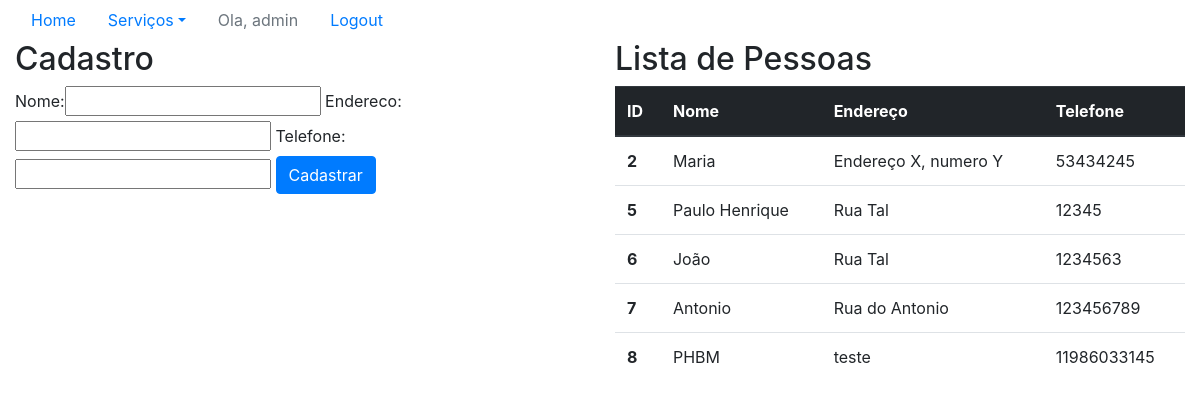
Screenshot of /sistema/pessoas/ (signed in) with the database file from the repository.
### core/models.py (models this page shows, shortened)
class Pessoa(models.Model):
    nome = models.CharField(max_length=100)
    endereco = models.CharField(max_length=200)
    telefone = models.CharField(max_length=20)

### core/views.py (the view)
# urls.py: path('pessoas/', lista_pessoas,
@login_required
def lista_pessoas(request):
    pessoas = Pessoa.objects.all
    form = PessoaForm()
    data = {'pessoas': pessoas, 'form': form}
    return render(request, 'core/lista_pessoas.html', data)

### core/form.py
class PessoaForm(ModelForm):
    class Meta:
        model = Pessoa
        fields = '__all__'

### core/templates/core/lista_pessoas.html (shortened to what this page needs)
<!DOCTYPE html>
{% extends 'base.html' %}
{% load bootstrap %}
{% block menu %}
<ul class="nav nav-pills">
    <li class="nav-item">
        <a class="nav-link" href="{% url 'core_home' %}">Home</a>
    </li>
    <li class="nav-item dropdown">
        <a class="nav-link dropdown-toggle" data-toggle="dropdown" href="#" role="button" aria-haspopup="true" aria-expanded="false">Serviços</a>
    </li>
    {% if user.is_authenticated %}
        <li class="nav-item">
            <a class="nav-link disabled" href="#">Ola, {{ user }}</a>
        </li>
        <li class="nav-item">
            <a class="nav-link" href="{% url 'logout' %}">Logout</a>
        </li>
    {% else %}
        <li class="nav-item">
            <a class="nav-link" href="{% url 'login' %}">Login</a>
        </li>
    {% endif %}
</ul>
{% endblock %}
{% block main %}
    <div class="row">
        <div class="col-sm-6">
        <h2>Cadastro</h2>
            <form action="{% url 'core_pessoa_novo' %}" method="POST">
                {{ form|bootstrap }}
                <button type="submit" class="btn btn-primary">Cadastrar</button>
            </form>
        </div>
        <div class="col-sm-6">
        <h2>Lista de Pessoas</h2>
            <table class="table">
                <thead class="thead-dark">
                  <tr>
                    <th scope="col">ID</th>
                    <th scope="col">Nome</th>
                    <th scope="col">Endereço</th>
                    <th scope="col">Telefone</th>
                  </tr>
                </thead>
                <tbody>
                    {% for pessoa in pessoas %}
                    <tr>
                    <th scope="row">{{ pessoa.id }}</th>
                    <td>{{ pessoa.nome }}</td>
                    <td>{{ pessoa.endereco }}</td>
                    <td>{{ pessoa.telefone }}</td>
                    </tr>
                    {% endfor %}
                </tbody>
            </table>
        </div>
    </div>
{% endblock  %}

### rows the page displays
Pessoa: id "2", nome "Maria", endereco "Endereço X, numero Y", telefone "53434245"
Pessoa: id "5", nome "Paulo Henrique", endereco "Rua Tal", telefone "12345"
Pessoa: id "6", nome "João", endereco "Rua Tal", telefone "1234563"
Pessoa: id "7", nome "Antonio", endereco "Rua do Antonio", telefone "123456789"
Pessoa: id "8", nome "PHBM", endereco "teste", telefone "11986033145"

### other values shown
{{ user }} "admin"
